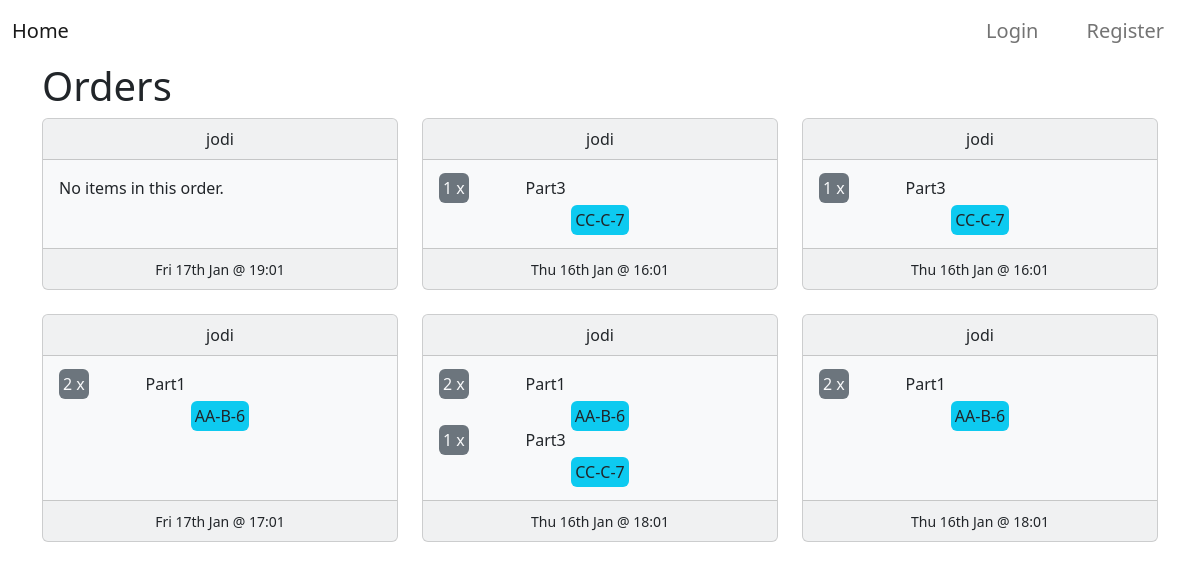
/orders/, run on an earlier commit of the app's database.
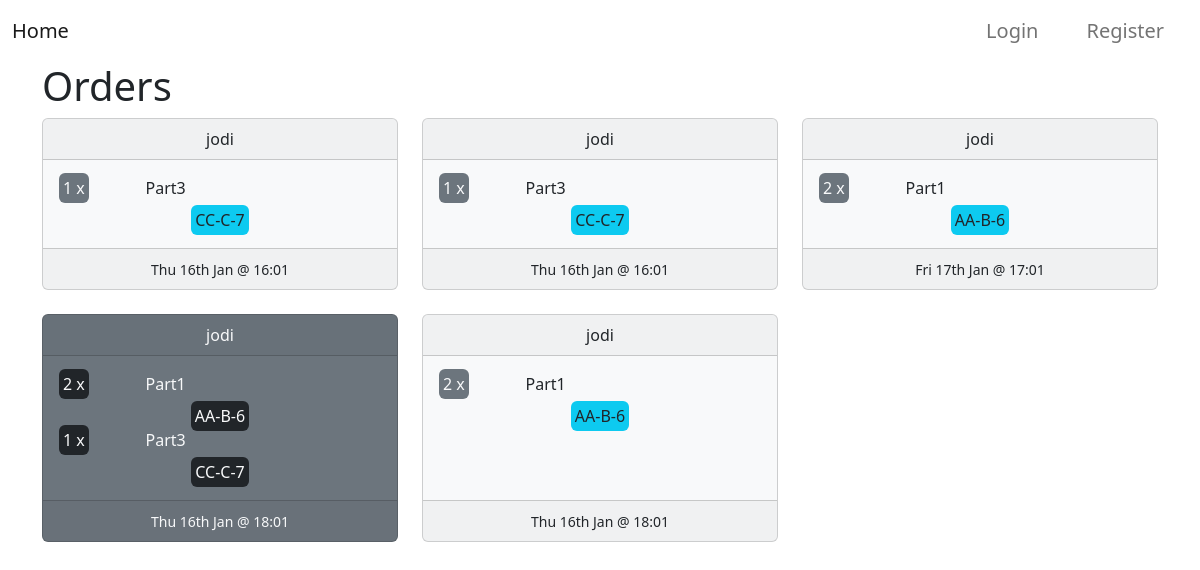
And on a later commit of the database.
### orders/models.py (models this page shows)
class Order(models.Model):
    STATUS_CHOICES = [
        ('in_progress', 'In Progress'),
        ('ready', 'Ready for Collection'),
        ('collected', 'Collected'),
    ]
    user = models.ForeignKey(User, on_delete=models.CASCADE, related_name='order')
    created_at = models.DateTimeField(auto_now_add=True)
    collection_datetime = models.DateTimeField()
    status = models.CharField(max_length=50, choices=STATUS_CHOICES, default='in_progress')

class OrderItem(models.Model):
    order = models.ForeignKey(Order, on_delete=models.CASCADE, related_name='items')
    part = models.ForeignKey(Part, on_delete=models.CASCADE)
    quantity = models.PositiveIntegerField(default=1)

### parts/models.py (models this page shows, shortened)
class Part(models.Model):
    code = models.CharField(max_length=50, unique=True)
    name = models.CharField(max_length=100)
    num_in_stock = models.PositiveIntegerField(default=0)
    low_stock_warning = models.PositiveIntegerField(default=0)
    location = models.CharField(max_length=10, help_text="Format: AB-A-5")

### orders/views.py (the view, shortened to what this page needs)
# urls.py: path('', OrderListView.as_view(), name='order-home'),
class OrderListView(ListView):
    model = Order
    context_object_name = 'orders'
    def get_queryset(self):
        return Order.objects.exclude(status='collected')

### orders/templates/orders/order_list.html (shortened to what this page needs)
{% extends "parts/base.html" %}
{% block content %}
    <h1>Orders</h1>
        <div class="row row-cols-1 row-cols-md-2 row-cols-lg-3 g-4">
            {% if orders %}
                {% for order in orders %}
                <div class="col">
                    <div class="card card-hover h-100 {% if order.status == 'in_progress' %}text-dark bg-light{% elif order.status == 'ready' %}text-light bg-secondary{% endif %}">
                        <div class="card-header text-center">
                            {{ order.user }}
                        </div>
                        <div class="card-body">
                            {% if order.items.all %}
                                {% for item in order.items.all %}
                                    <div class="row">
                                        <div class="col-3">
                                            <span class="{% if order.status == 'in_progress' %}bg-secondary text-light{% elif order.status == 'ready' %}bg-dark{% endif %} rounded p-1">{{ item.quantity }} x</span>
                                        </div>
                                        <div class="col-9">
                                            <span>{{ item.part.name }}</span>
                                        </div>
                                    </div>
                                    <div class="row text-center pt-2">
                                        <div class="col-12">
                                            <span class="{% if order.status == 'in_progress' %}bg-info{% elif order.status == 'ready' %}bg-dark{% endif %} rounded p-1">{{ item.part.location }}</span>
                                        </div>
                                    </div>
                                {% endfor %}
                            {% else %}
                                <p>No items in this order.</p>
                            {% endif %}
                        </div>
                        <div class="card-footer text-center">
                            <small> {{ order.collection_datetime|date:"D jS M @ H:m" }}</small>
                        </div>
                    </div>
                </div>
                {% endfor %}
            {% else %}
                <p>No orders found..</p>
            {% endif %}
        </div>
{% endblock content %}

What changed in the data, as far as the page shows it:
no longer on this page (row edited): Order: user "jodi", shows "No items in this order.", collection_datetime "Fri 17th Jan @ 19:01"
changed Order (number 4 of 5 on the later page): status "in_progress" → "ready" (drawn)
